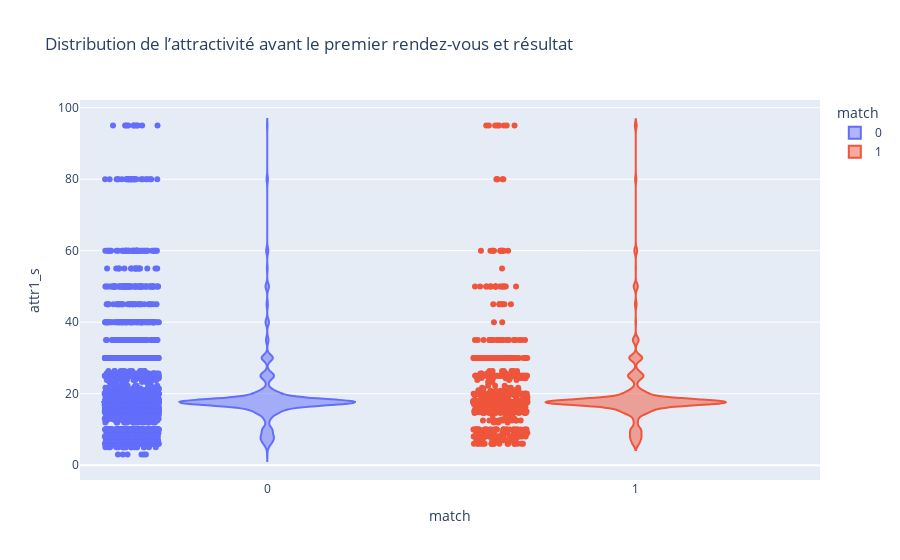

Here is the notebook cell this chart was saved with:
### Markdown cell above
#### Visualisons plus précisément la distribution des points avant le premier rendez-vous

### Code cell
fig = px.violin(df_clean, 
                x='match', 
                y='attr1_s', 
                points='all', 
                color='match',
                title="Distribution de l’attractivité avant le premier rendez-vous et résultat")
fig.show()

### Figure 1 — Plotly figure (JSON) as saved in the notebook; plotly's stock layout.template omitted (floating-point values rounded to 4 significant figures; data arrays with more than 128 entries replaced by an {"elided": "..."} marker saying what was removed)
{"data": [{"alignmentgroup": "True", "box": {"visible": false}, "hovertemplate": "match=%{x}<br>attr1_s=%{y}<extra></extra>", "legendgroup": "0", "marker": {"color": "#636efa"}, "name": "0", "offsetgroup": "0", "orientation": "v", "points": "all", "scalegroup": "True", "showlegend": true, "type": "violin", "x": {"elided": "6998 int values"}, "x0": " ", "xaxis": "x", "y": {"elided": "6998 float values"}, "y0": " ", "yaxis": "y"}, {"alignmentgroup": "True", "box": {"visible": false}, "hovertemplate": "match=%{x}<br>attr1_s=%{y}<extra></extra>", "legendgroup": "1", "marker": {"color": "#EF553B"}, "name": "1", "offsetgroup": "1", "orientation": "v", "points": "all", "scalegroup": "True", "showlegend": true, "type": "violin", "x": {"elided": "1380 int values"}, "x0": " ", "xaxis": "x", "y": {"elided": "1380 float values"}, "y0": " ", "yaxis": "y"}], "layout": {"legend": {"title": {"text": "match"}, "tracegroupgap": 0}, "title": {"text": "Distribution de l’attractivité avant le premier rendez-vous et résultat"}, "violinmode": "overlay", "xaxis": {"anchor": "y", "categoryarray": [0, 1], "categoryorder": "array", "domain": [0, 1], "title": {"text": "match"}}, "yaxis": {"anchor": "x", "domain": [0, 1], "title": {"text": "attr1_s"}}}}
